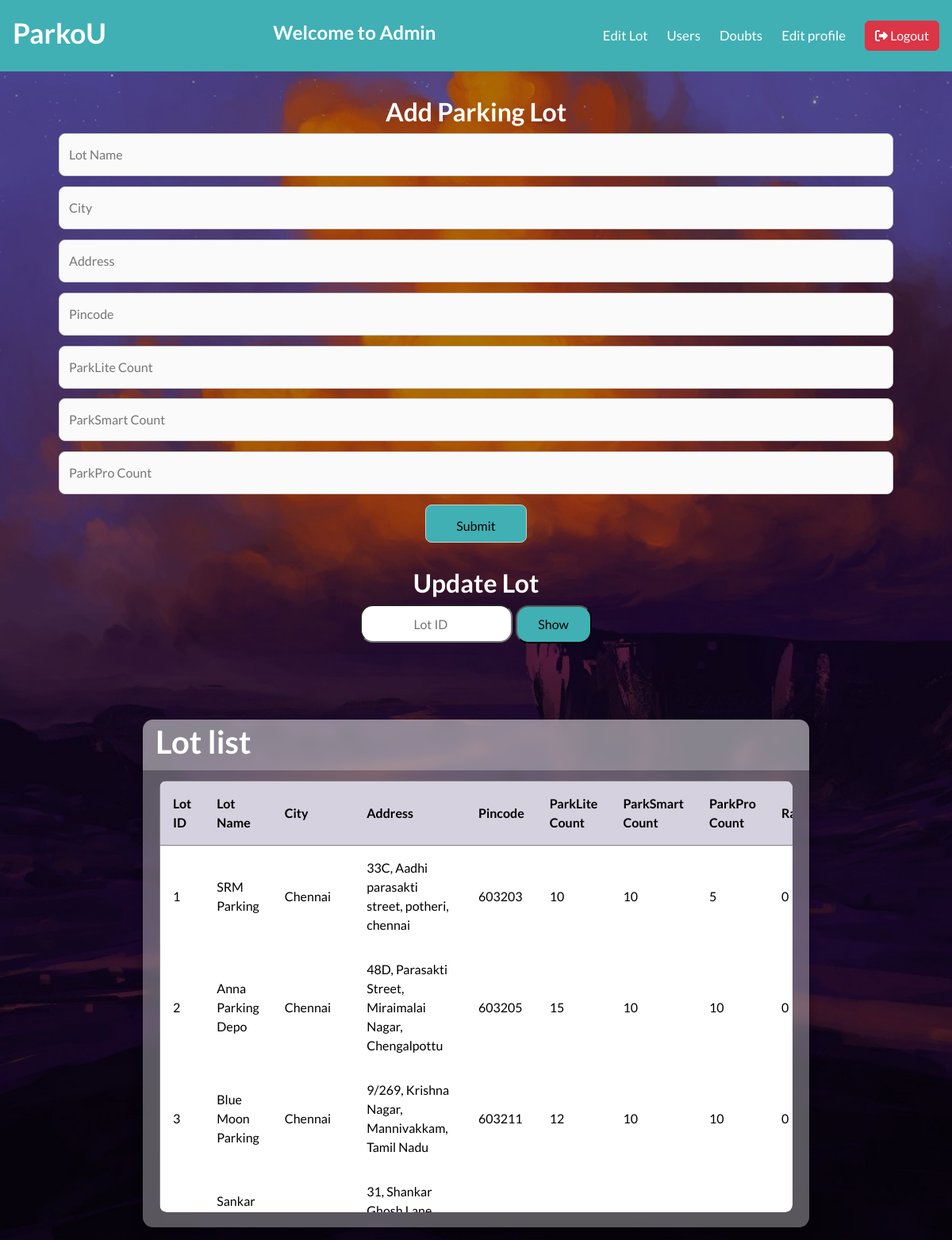
The app's page /dashboard/admin (signed in) with its own data.
### models/models.py (models this page shows)
class ParkingLot(db.Model):
    __tablename__ = "parkinglot"
    id = db.Column(db.Integer, primary_key = True)
    lotName = db.Column(db.String(128), nullable = False)
    locationName = db.Column(db.String(128))
    address = db.Column(db.String(512), unique = True, nullable = False)
    pincode = db.Column(db.String(128), unique = True, nullable = False)
    parkLiteCount = db.Column(db.Integer)
    parkSmartCount = db.Column(db.Integer)
    parkProCount = db.Column(db.Integer)
    ratings = db.Column(db.Integer, default = 0)
    parkingspot = db.relationship('ParkingSpot', cascade = "all, delete", passive_deletes = True, back_populates = 'parkinglot')

### controllers/routes.py (the view, shortened to what this page needs)
@app.route('/dashboard/admin', methods=['GET', 'POST'])
@admin_required
def admin_dashboard():
    if request.method == 'GET':
        if 'user_id' not in session:
            return redirect(url_for('login_page'))
        user = User.query.get(session['user_id'])
        lots = ParkingLot.query.all()
        return render_template(
            '/after_login_part/admin_side/admin_dashboard.html',
            user=user,
            lots=lots
        )

### controllers/routes.py (called while the page is built)
def admin_required(func):
    @wraps(func)
    def inner(*args,**kwargs):
        if "user_id" not in session:
            return redirect(url_for('login_page'))
        user=User.query.get(session['user_id'])
        if not user.is_admin:
            flash('You are not a authorized personel')
            return redirect(url_for('login_page'))
        return func(*args,**kwargs)
    return inner

### templates/after_login_part/admin_side/admin_dashboard.html (shortened to what this page needs)
{% extends "base.html" %}
{% block stylesheet %}
    <link rel="stylesheet" href="/static/css/after_login/admin_side/admin_dashboard.css">
{% endblock %}
{% block content %}
    <header class="header-content">
        <div class="brand">
            <h4>ParkoU</h4>
        </div>
        <div class="welcome-note">
            <h5>Welcome to Admin</h5>
        </div>
        <nav class="navbar">
            <div class="nav-links">
                <a href="{{ url_for('admin_dashboard') }}" class="nav-link">Edit Lot</a>
                <a href="{{ url_for('user_details') }}" class="nav-link">Users</a>
                <a href="{{ url_for('doubt_page') }}" class="nav-link">Doubts</a>
                <a href="{{ url_for('edit_admin_profile') }}" class="nav-link">Edit profile</a>
                <a class="nav-link" href="{{ url_for('logout') }}">
                    <button type="button" id="btn-logout" class="btn btn-danger">
                        <i class="fa-solid fa-right-from-bracket"></i>
                        Logout
                    </button>
                </a>
            </div>
        </nav>
    </header>
    <main>
        <div class="container">
            <div class="form-container">
                <div class="form">
                    <h2>Add Parking Lot</h2>
                    <form class="form-group" id="lot-form" method="POST" action="{{ url_for('admin_dashboard') }}">
                        <input type="text" id="lotName" name="lotName" placeholder="Lot Name" required>
                        <input type="text" id="locationName" name="locationName" placeholder="City" required>
                        <input type="text" id="address" name="address" placeholder="Address" required>
                        <input type="number" id="pincode" name="pincode" placeholder="Pincode" required>
                        <input type="number" id="parklitecount" name="parkLiteCount" placeholder="ParkLite Count">
                        <input type="number" id="parksmartcount" name="parkSmartCount" placeholder="ParkSmart Count">
                        <input type="number" id="parkprocount" name="parkProCount" placeholder="ParkPro Count">
                        <input id="lot-submit" type="submit" value="Submit">
                    </form>
                </div>
                <div class="form">
                    <h2>Update Lot</h2>
                    <form id="lot-update-form" method="POST" action="{{ url_for('admin_dashboard') }}">
                        <input type="number" id="lot-number" name="id" placeholder="Lot ID" required>
                        <input type="submit" id="update-submit" value="Show">
                    </form>
                </div>
            </div>
            <div class="lot-container">
            <div class="table" id="customers_table">
                <section class="table__header">
                    <h1>Lot list</h1>
                </section>
                <section class="table__body">
                    <table border="1">
                        <thead>
                            <tr>
                                <th> Lot ID </th>
                                <th> Lot Name </th>
                                <th> City </th>
                                <th> Address </th>
                                <th> Pincode </th>
                                <th> ParkLite Count </th>
                                <th> ParkSmart Count </th>
                                <th> ParkPro Count </th>
                                <th> Ratings </th>
                            </tr>
                        </thead>
                        <tbody>
                            {% if lots %}
                            {% for lot in lots %}
                                <tr>
                                    <td> {{ lot.id }} </td>
                                    <td> {{ lot.lotName }} </td>
                                    <td> {{ lot.locationName }} </td>
                                    <td> {{ lot.address }} </td>
                                    <td> {{ lot.pincode }} </td>
                                    <td> {{ lot.parkLiteCount }} </td>
                                    <td> {{ lot.parkSmartCount }} </td>
                                    <td> {{ lot.parkProCount }} </td>
                                    <td> {{ lot.ratings }} </td>
                                </tr>
                            {% endfor %}
                            {% else %}
                                <tr>
                                    <td colspan="9" style="text-align: center;">No Lot Found</td>
                                </tr>
                            {% endif %}
                        </tbody>
                    </table>
                </section>
            </div>
            </div>
        </div>
    </main>
{% endblock %}

### static/css/after_login/admin_side/admin_dashboard.css (style rules this page uses)
:root { --primary-color: #6366f1; --accent-color: #3f83f8; --text-color: #333; --link-color: #fff; --background-color: #40b0b4; --light-grey: #f0f0f0; --grey: #808080; --dark-grey: #555; }
* { margin: 0; padding: 0; box-sizing: border-box; font-family: "Lato", sans-serif; text-decoration: none; }
body { height: fit-content; text-align: center; background: url("/static/images/html_table.jpg") center / cover no-repeat; }
body::after { content: ""; position: fixed; top: 0; left: 0; width: 100%; height: 100%; background: rgba(0,0,0,0.3); z-index: -1; }
.header-content { background-color: var(--background-color); display: flex; justify-content: space-between; align-items: center; padding: 1rem; position: relative; min-height: 90px; width: 100vw; }
.welcome-note h5 { display: block; font-size: 1.5rem; font-weight: 600; color: var(--link-color); }
.brand h4 { font-size: 2.2rem; font-weight: 600; color: var(--link-color); }
.navbar { display: flex; align-items: center; gap: 1.5rem; position: relative; }
.nav-links { display: flex; align-items: center; gap: 1.5rem; }
.nav-link { color: var(--link-color); font-size: 1.05rem; font-weight: 500; }
.container { display: flex; justify-content: space-around; align-items: center; flex-wrap: wrap; gap: 2rem; margin: 0 auto; }
.form-container { flex: 1 1 25%; max-width: 400px; padding: 2rem; }
#lot-number { height: 3rem; width: 12rem; border-radius: 1rem; }
#update-submit { height: 3rem; width: 6rem; border-radius: 1rem; background-color: #40b0b4; color: #000; }
.lot-container { flex: 1 1 60%; min-width: 300px; display: flex; justify-content: space-evenly; align-items: center; }
@media (max-width: 1200px) { .container { flex-direction: column; align-items: stretch; } }
@media (max-width: 1200px) { .form-container, .lot-container { width: 100%; max-width: 100vw; } }
@media (max-width: 1200px) { .table { width: 100vw; height: auto; } }
.form-container h2 { color: #fff; font-weight: 600; }
#lot-update-form input { text-align: center; }
.form-group { position: relative; margin-bottom: 2rem; display: flex; flex-direction: column; flex-wrap: wrap; justify-content: center; align-items: center; gap: 0.8rem; }
.form-group input { width: 100%; padding: 14px 12px; border: 1px solid #ccc; border-radius: 8px; background-color: #fafafa; font-size: 1rem; }
#lot-submit { height: 3rem; width: 8rem; background-color: #40b0b4; }
.table { width: 70vw; height: 80vh; background-color: #fff5; margin-top: 2rem; backdrop-filter: blur(7px); box-shadow: 0 .4rem .8rem #0005; border-radius: .8rem; overflow: hidden; }
.table__header { width: 100%; height: 10%; background-color: #fff4; padding: .8rem 1rem; display: flex; justify-content: space-between; align-items: center; }
.table__header h1 { color: #fff; font-weight: 600; }
.table__body { width: 95%; max-height: calc(89% - 1.6rem); background-color: #fffb; margin: .8rem auto; border-radius: .6rem; overflow: auto; overflow: overlay; }
table { width: 100%; }
table, th, td { border-collapse: collapse; padding: 1rem; text-align: left; }
thead th { position: sticky; top: 0; left: 0; background-color: #d5d1defe; cursor: pointer; text-transform: capitalize; }

### records on screen
ParkingLot: id "1", lotName "SRM Parking", locationName "Chennai", address "33C, Aadhi parasakti street, potheri, chennai", pincode "603203", parkLiteCount "10", parkSmartCount "10", parkProCount "5", ratings "0"
ParkingLot: id "2", lotName "Anna Parking Depo", locationName "Chennai", address "48D, Parasakti Street, Miraimalai Nagar, Chengalpottu", pincode "603205", parkLiteCount "15", parkSmartCount "10", parkProCount "10", ratings "0"
ParkingLot: id "3", lotName "Blue Moon Parking", locationName "Chennai", address "9/269, Krishna Nagar, Mannivakkam, Tamil Nadu", pincode "603211", parkLiteCount "12", parkSmartCount "10", parkProCount "10", ratings "0"
ParkingLot: lotName "Sankar…", address "31, Shankar…"
